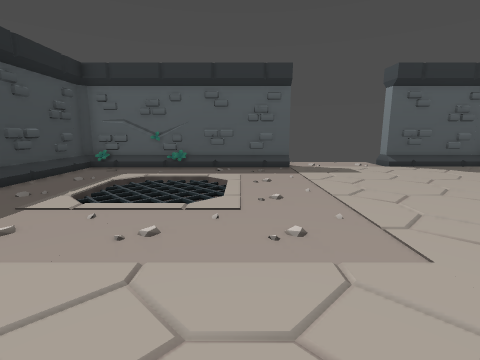
view 1 (above)

12 first-person views from a walk through a level from a Godot 3-D game. The camera is 1.3 m above the floor, tilts 10° down and sees 85° across. The floor is counted in squares, 1 m on a side. Each view is taken from the middle of a square. On the plan, view 1 faces up. The plan holds only what a view shows up to about 13 squares ahead; the rest is blank.

view 2
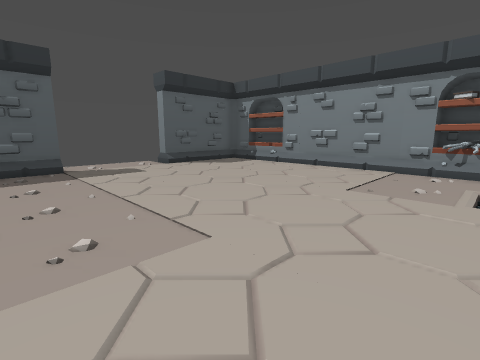

view 3
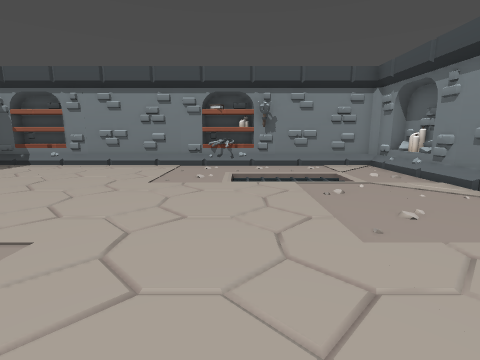

view 4
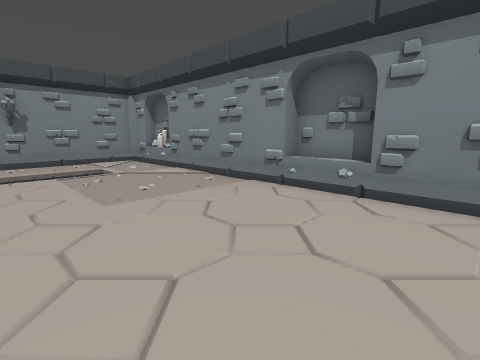

view 5
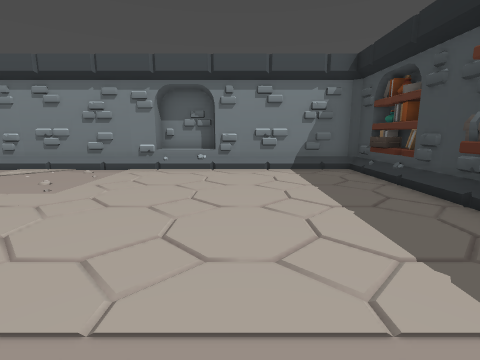

view 6
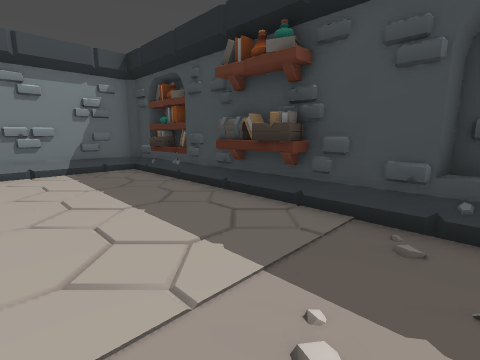

view 7
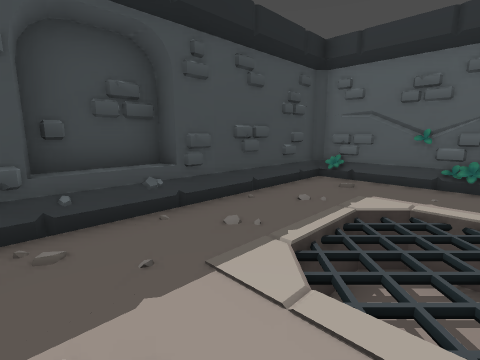

view 8
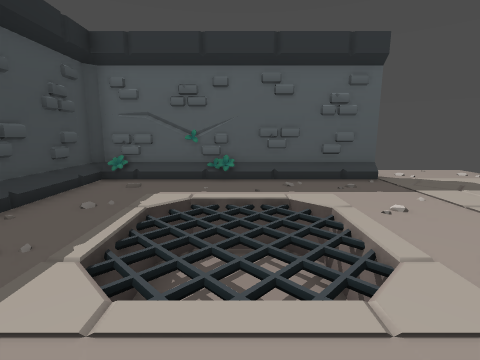

view 9
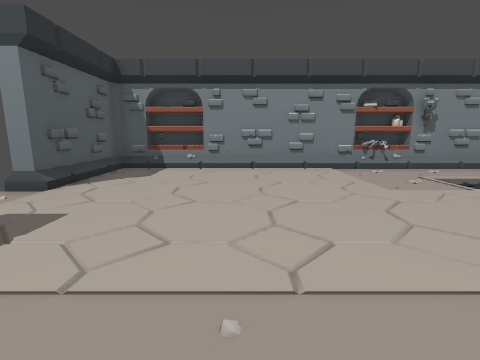

view 10
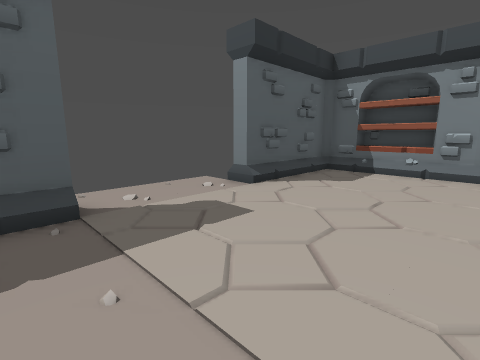

view 11
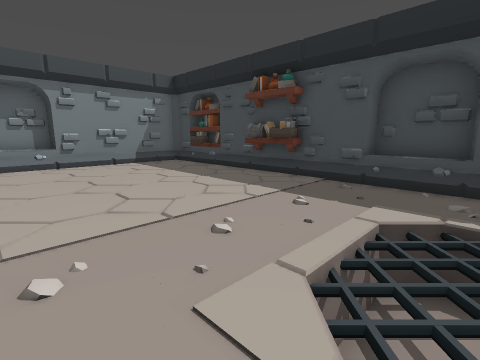

view 12
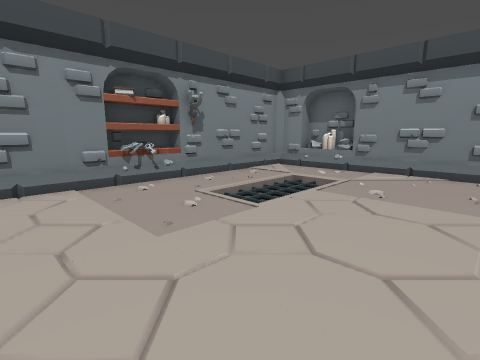

### Floor plan
Key: @ floor where view 1 was taken; # wall or solid block; x gap in a wall; . floor; / step, stairs or slope; v drop or lower ground.
Columns run from 7 left of view 1 to 11 right of it. Each row starts with its distance up from view 1.
 12           ...
 11       ###x...x#####
 10  ##### ...........#
  9  #...............##
  8  #..vvv..........##
  7  #..vvv..........#
  6 ##..vvv..........#
  5 ##..vvv..........#
  4 #/...............##
  3 ##................#
  2  #................#
  1  #...............##
  0  #.....@......v..##
 -1  #............v..#
 -2  #............v..#
 -3  #............v..#
 -4  #...............##
 -5  #................#
 -6  ##################

Positions as (right, up) in squares from view 1, and headings:
1: (0, 0), facing up
2: (0, 0), facing up-right
3: (-1, 0), facing right
4: (-3, 0), facing down-right
5: (-2, 4), facing down
6: (-2, 4), facing down-left
7: (-2, 3), facing up-left
8: (-2, 3), facing up
9: (0, 6), facing right
10: (1, 6), facing up-right
11: (1, 6), facing down-left
12: (3, 4), facing down-right
